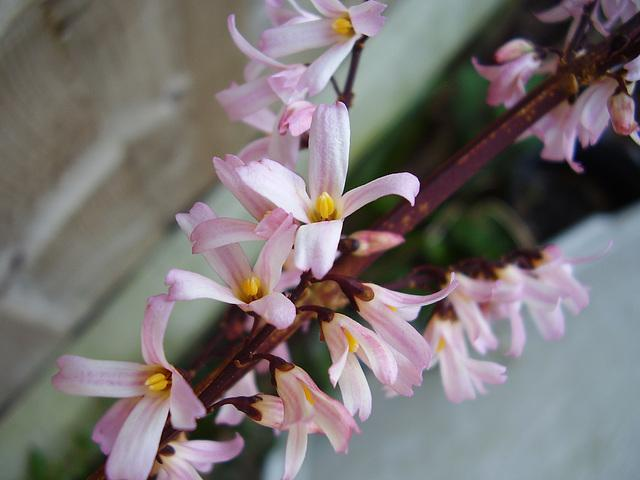
#> input picture python-code/opengl-learning/resources/images/f2.jpg, 640 x 480 px, found by its file name
$ jupyter execute '图像运算-图像减法.ipynb'   (shell and % lines are left out)
#> lines starting #> are read from the running program, lines starting #| are printed output that depends on the picture
# 图像运算-图像减法

图像减法也称为差分方法，是一种常用于检测图像变化以及运动物体的图像处理方法。可以使用以下公式描述：

$$f(D) = f(A) - f(B)$$

其中，$f(D)$是输出图像，$f(A)$和$f(B)$是输入图像，要求这两个图像必须有相同的维度。同时也要考虑两个输入图像相减后的负值处理，一般情况下，把负值设置为0。

[cell 1]
import matplotlib.pyplot as plt
import numpy as np
import skimage as sk
import skimage.io as io
import skimage.color as color

[cell 2]
A = io.imread('../datas/f2.jpg')
#> A is the input picture: shape (480, 640, 3); mean R, G, B 120.8, 114.2, 114.3
grayA = color.rgb2gray(A)
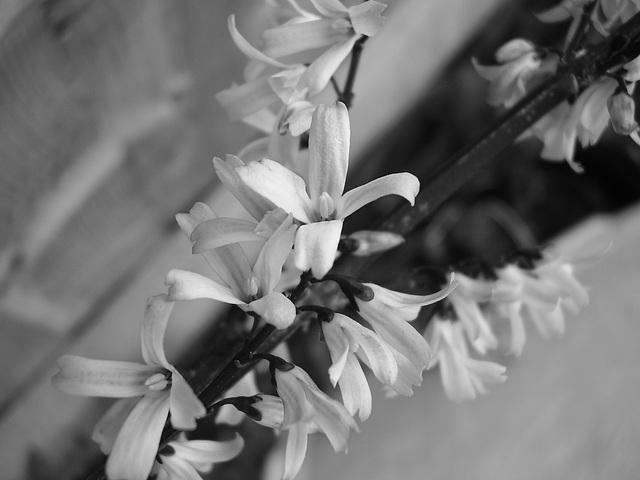
#> grayA: shape (480, 640) float64; min 0.005, max 0.983, mean 0.453
B = io.imread('../datas/f1.jpg')
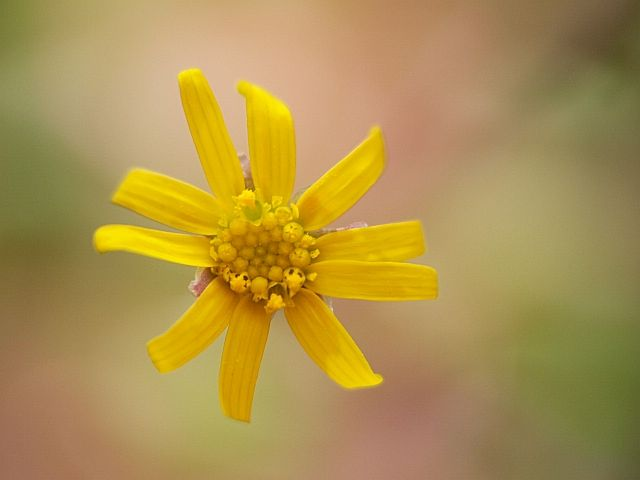
#> input picture datas/f1.jpg, 640 x 480 px
#> B is the input picture: shape (480, 640, 3); mean R, G, B 173.2, 145.8, 78.8
grayB = color.rgb2gray(B)
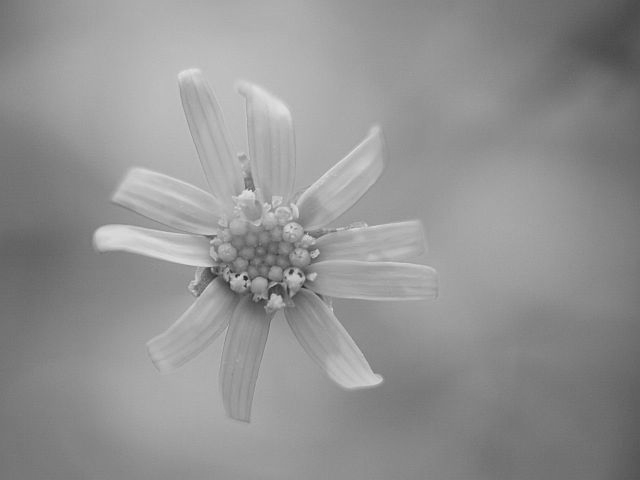
#> grayB: shape (480, 640) float64; min 0.139, max 0.894, mean 0.576

[cell 3]
def imsubtract(A,B):
    dst = A - B
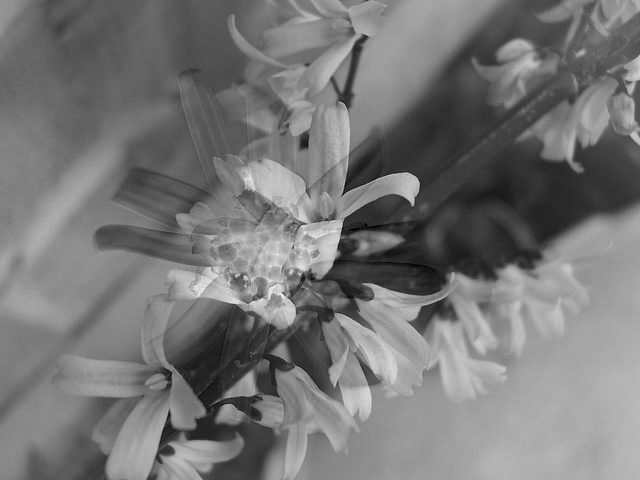
#> dst: shape (480, 640) float64; min -0.742, max 0.585, mean -0.122; drawn with min black and max white
    dst = np.clip(dst,0,255)
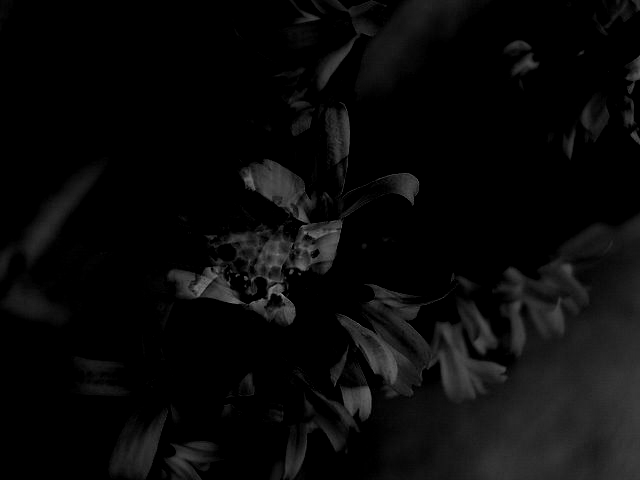
#> dst: shape (480, 640) float64; min 0, max 0.585, mean 0.0387
    return dst
